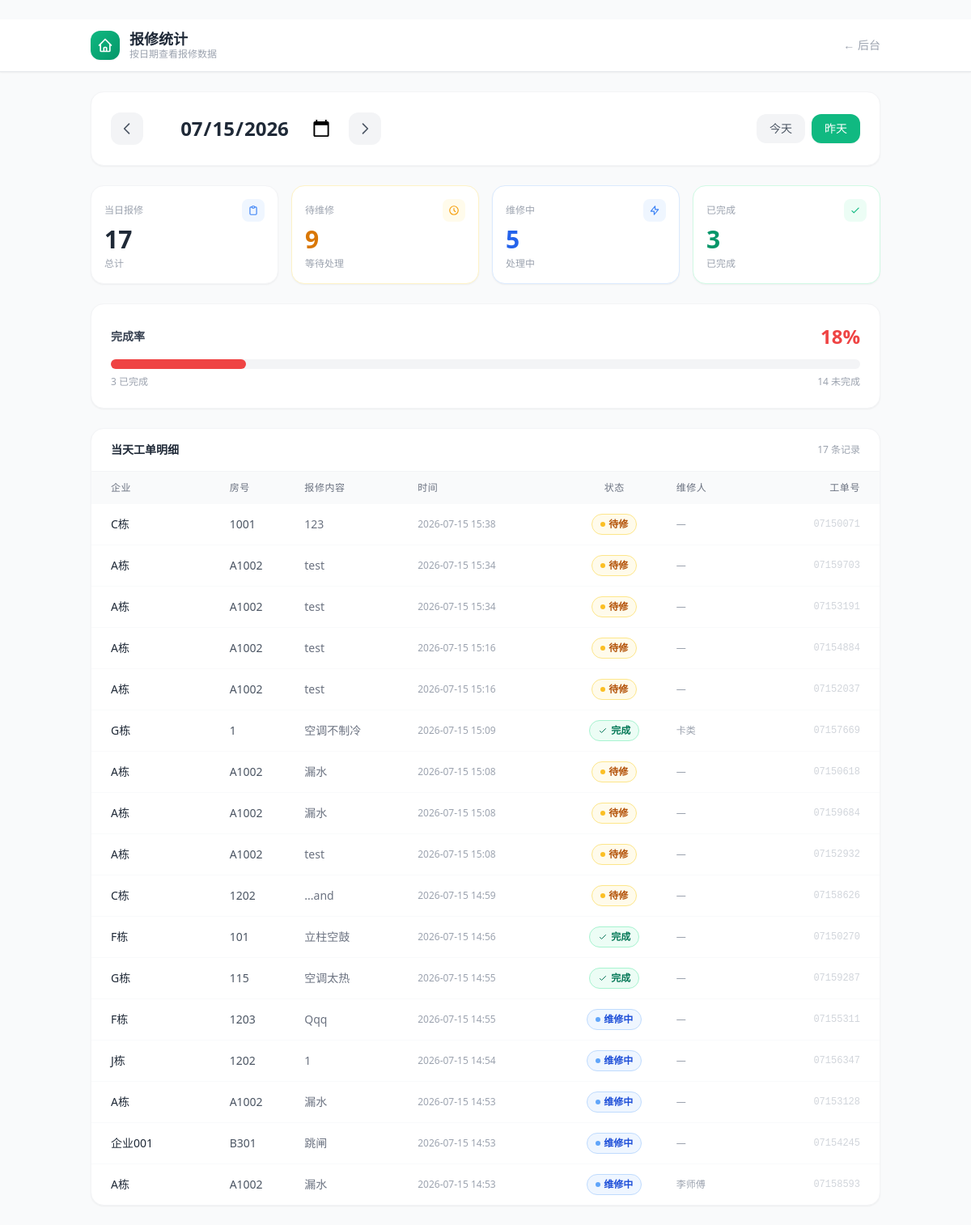
The page /stats/2026-07-15 on the database its author committed.
### tables this page shows
CREATE TABLE orders (
        id INTEGER PRIMARY KEY AUTOINCREMENT,
        work_order TEXT UNIQUE NOT NULL,
        company TEXT NOT NULL,
        company_code TEXT NOT NULL,
        building TEXT DEFAULT '',
        room TEXT NOT NULL,
        reporter_name TEXT DEFAULT '',
        reporter_phone TEXT DEFAULT '',
        repair_type TEXT DEFAULT '',
        description TEXT NOT NULL,
        status TEXT NOT NULL DEFAULT 'pending',
        assigned_to TEXT DEFAULT '',
        created_at TEXT NOT NULL,
        updated_at TEXT NOT NULL
    );

### app.py (the view)
@app.route("/admin/update", methods=["POST"])
@app.route("/stats")
@app.route("/stats/<date_str>")
def stats(date_str=None):
    from datetime import datetime, timedelta
    if date_str is None:
        date_str = datetime.now().strftime("%Y-%m-%d")
    else:
        try:
            datetime.strptime(date_str, "%Y-%m-%d")
        except:
            date_str = datetime.now().strftime("%Y-%m-%d")
    orders = database.get_orders_by_date(date_str)
    total = len(orders)
    pending = sum(1 for o in orders if o["status"] == "pending")
    in_progress = sum(1 for o in orders if o["status"] == "in_progress")
    completed = sum(1 for o in orders if o["status"] == "completed")
    rate = round(completed / total * 100) if total > 0 else 0
    current = datetime.strptime(date_str, "%Y-%m-%d")
    prev_date = (current - timedelta(days=1)).strftime("%Y-%m-%d")
    next_date = (current + timedelta(days=1)).strftime("%Y-%m-%d")
    today_str = datetime.now().strftime("%Y-%m-%d")
    return render_template(
        "stats.html",
        date_str=date_str,
        total=total,
        pending=pending,
        in_progress=in_progress,
        completed=completed,
        rate=rate,
        orders=orders,
        prev_date=prev_date,
        next_date=next_date,
        today_str=today_str,
    )

### database.py (called while the page is built)
def get_orders_by_date(date_str):
    conn = get_db()
    try:
        cursor = conn.cursor()
        cursor.execute(f"SELECT * FROM orders WHERE created_at LIKE {PLACEHOLDER} ORDER BY created_at DESC", (f"{date_str}%",))
        rows = _fetch_all(cursor)
        return rows
    finally:
        conn.close()

    def get_db():
        conn = sqlite3.connect(DATABASE_PATH, timeout=30)
        conn.row_factory = sqlite3.Row
        conn.execute("PRAGMA journal_mode=WAL")
        conn.execute("PRAGMA busy_timeout=30000")
        return conn

    def _fetch_all(cursor):
        return cursor.fetchall()

### templates/stats.html (shortened to what this page needs)
﻿<!DOCTYPE html>
<html lang="zh-CN">
<head>
    <script src="https://cdn.tailwindcss.com"></script>
</head>
<body class="bg-gray-50 font-sans antialiased">
    <header class="bg-white border-b border-gray-200 sticky top-0 z-50 shadow-sm">
        <div class="max-w-5xl mx-auto px-4 sm:px-6">
            <div class="flex items-center justify-between h-16">
                <div class="flex items-center gap-3">
                    <a href="/admin" class="w-9 h-9 bg-gradient-to-br from-emerald-500 to-emerald-600 rounded-xl flex items-center justify-center shadow-sm">
                        <svg class="w-5 h-5 text-white" fill="none" viewBox="0 0 24 24" stroke="currentColor"><path stroke-linecap="round" stroke-linejoin="round" stroke-width="2" d="M3 12l2-2m0 0l7-7 7 7M5 10v10a1 1 0 001 1h3m10-11l2 2m-2-2v10a1 1 0 01-1 1h-3m-6 0a1 1 0 001-1v-4a1 1 0 011-1h2a1 1 0 011 1v4a1 1 0 001 1m-6 0h6"/></svg>
                    </a>
                    <div>
                        <h1 class="text-gray-800 font-bold text-lg leading-tight">报修统计</h1>
                        <p class="text-gray-400 text-xs">按日期查看报修数据</p>
                    </div>
                </div>
                <a href="/admin" class="text-gray-400 hover:text-emerald-600 transition-colors text-sm">← 后台</a>
            </div>
        </div>
    </header>
    <div class="max-w-5xl mx-auto px-4 sm:px-6 py-6">
        <div class="bg-white rounded-2xl shadow-sm border border-gray-100 p-4 sm:p-6 mb-6">
            <div class="flex flex-col sm:flex-row items-center justify-between gap-4">
                <div class="flex items-center gap-3">
                    <a href="/stats/{{ prev_date }}" class="w-10 h-10 bg-gray-100 hover:bg-gray-200 rounded-xl flex items-center justify-center transition-colors">
                        <svg class="w-5 h-5 text-gray-600" fill="none" viewBox="0 0 24 24" stroke="currentColor"><path stroke-linecap="round" stroke-linejoin="round" stroke-width="2" d="M15 19l-7-7 7-7"/></svg>
                    </a>
                    <div class="text-center">
                        <input type="date" value="{{ date_str }}"
                               onchange="window.location.href='/stats/' + this.value"
                               class="text-xl sm:text-2xl font-bold text-gray-800 bg-transparent border-none outline-none cursor-pointer text-center
                                      [color-scheme:light] focus:ring-2 focus:ring-emerald-500 rounded-lg px-2 py-1"
                               style="border: none; -webkit-appearance: none;">
                    </div>
                    <a href="/stats/{{ next_date }}"
                       class="w-10 h-10 bg-gray-100 hover:bg-gray-200 rounded-xl flex items-center justify-center transition-colors
                              {% if next_date > today_str %}opacity-30 pointer-events-none{% endif %}">
                        <svg class="w-5 h-5 text-gray-600" fill="none" viewBox="0 0 24 24" stroke="currentColor"><path stroke-linecap="round" stroke-linejoin="round" stroke-width="2" d="M9 5l7 7-7 7"/></svg>
                    </a>
                </div>
                <div class="flex gap-2">
                    <a href="/stats/{{ today_str }}" class="px-4 py-2 rounded-xl text-sm font-medium transition-colors
                        {% if date_str == today_str %}bg-emerald-500 text-white shadow-sm{% else %}bg-gray-100 text-gray-600 hover:bg-gray-200{% endif %}">
                        今天
                    </a>
                    <a href="/stats/{{ prev_date }}" class="px-4 py-2 rounded-xl text-sm font-medium {% if date_str == today_str %}bg-gray-100 text-gray-600 hover:bg-gray-200{% else %}bg-emerald-500 text-white shadow-sm{% endif %}">
                        昨天
                    </a>
                </div>
            </div>
        </div>
        <div class="grid grid-cols-2 sm:grid-cols-4 gap-3 sm:gap-4 mb-6">
            <div class="bg-white rounded-2xl shadow-sm border border-gray-100 p-4">
                <div class="flex items-center justify-between mb-1">
                    <span class="text-gray-400 text-xs font-medium">当日报修</span>
                    <div class="w-7 h-7 bg-blue-50 rounded-lg flex items-center justify-center">
                        <svg class="w-3.5 h-3.5 text-blue-500" fill="none" viewBox="0 0 24 24" stroke="currentColor"><path stroke-linecap="round" stroke-linejoin="round" stroke-width="2" d="M9 5H7a2 2 0 00-2 2v12a2 2 0 002 2h10a2 2 0 002-2V7a2 2 0 00-2-2h-2M9 5a2 2 0 002 2h2a2 2 0 002-2M9 5a2 2 0 012-2h2a2 2 0 012 2"/></svg>
                    </div>
                </div>
                <p class="text-3xl font-bold text-gray-800">{{ total }}</p>
                <p class="text-xs text-gray-400 mt-1">总计</p>
            </div>
            <div class="bg-white rounded-2xl shadow-sm border border-amber-100 p-4">
                <div class="flex items-center justify-between mb-1">
                    <span class="text-gray-400 text-xs font-medium">待维修</span>
                    <div class="w-7 h-7 bg-amber-50 rounded-lg flex items-center justify-center">
                        <svg class="w-3.5 h-3.5 text-amber-500" fill="none" viewBox="0 0 24 24" stroke="currentColor"><path stroke-linecap="round" stroke-linejoin="round" stroke-width="2" d="M12 8v4l3 3m6-3a9 9 0 11-18 0 9 9 0 0118 0z"/></svg>
                    </div>
                </div>
                <p class="text-3xl font-bold text-amber-600">{{ pending }}</p>
                <p class="text-xs text-gray-400 mt-1">等待处理</p>
            </div>
            <div class="bg-white rounded-2xl shadow-sm border border-blue-100 p-4">
                <div class="flex items-center justify-between mb-1">
                    <span class="text-gray-400 text-xs font-medium">维修中</span>
                    <div class="w-7 h-7 bg-blue-50 rounded-lg flex items-center justify-center">
                        <svg class="w-3.5 h-3.5 text-blue-500" fill="none" viewBox="0 0 24 24" stroke="currentColor"><path stroke-linecap="round" stroke-linejoin="round" stroke-width="2" d="M13 10V3L4 14h7v7l9-11h-7z"/></svg>
                    </div>
                </div>
                <p class="text-3xl font-bold text-blue-600">{{ in_progress }}</p>
                <p class="text-xs text-gray-400 mt-1">处理中</p>
            </div>
            <div class="bg-white rounded-2xl shadow-sm border border-emerald-100 p-4">
                <div class="flex items-center justify-between mb-1">
                    <span class="text-gray-400 text-xs font-medium">已完成</span>
                    <div class="w-7 h-7 bg-emerald-50 rounded-lg flex items-center justify-center">
                        <svg class="w-3.5 h-3.5 text-emerald-500" fill="none" viewBox="0 0 24 24" stroke="currentColor"><path stroke-linecap="round" stroke-linejoin="round" stroke-width="2" d="M5 13l4 4L19 7"/></svg>
                    </div>
                </div>
                <p class="text-3xl font-bold text-emerald-600">{{ completed }}</p>
                <p class="text-xs text-gray-400 mt-1">已完成</p>
            </div>
        </div>
        <div class="bg-white rounded-2xl shadow-sm border border-gray-100 p-4 sm:p-6 mb-6">
            <div class="flex items-center justify-between mb-3">
                <span class="text-gray-700 font-semibold text-sm">完成率</span>
                <span class="text-2xl font-bold {% if rate >= 80 %}text-emerald-600{% elif rate >= 50 %}text-amber-600{% else %}text-red-500{% endif %}">
                    {{ rate }}%
                </span>
            </div>
            <div class="w-full bg-gray-100 rounded-full h-3">
                <div class="h-3 rounded-full transition-all duration-500
                    {% if rate >= 80 %}bg-emerald-500{% elif rate >= 50 %}bg-amber-500{% else %}bg-red-500{% endif %}"
                    style="width:{{ rate }}%"></div>
            </div>
            <div class="flex justify-between text-xs text-gray-400 mt-2">
                <span>{{ completed }} 已完成</span>
                <span>{{ total - completed }} 未完成</span>
            </div>
        </div>
        <div class="bg-white rounded-2xl shadow-sm border border-gray-100 overflow-hidden">
            <div class="px-4 sm:px-6 py-4 border-b border-gray-100 flex items-center justify-between">
                <h2 class="text-gray-800 font-bold text-sm">当天工单明细</h2>
                <span class="text-xs text-gray-400">{{ orders|length }} 条记录</span>
            </div>
            {% if orders %}
            <div class="overflow-x-auto">
                <table class="w-full text-sm">
                    <thead>
                        <tr class="bg-gray-50 text-gray-500 text-xs uppercase tracking-wider">
                            <th class="text-left px-4 sm:px-6 py-3 font-medium">企业</th>
                            <th class="text-left px-2 py-3 font-medium">房号</th>
                            <th class="text-left px-2 py-3 font-medium hidden sm:table-cell">报修内容</th>
                            <th class="text-left px-2 py-3 font-medium hidden md:table-cell">时间</th>
                            <th class="text-center px-2 py-3 font-medium">状态</th>
                            <th class="text-left px-2 py-3 font-medium hidden lg:table-cell">维修人</th>
                            <th class="text-right px-4 sm:px-6 py-3 font-medium">工单号</th>
                        </tr>
                    </thead>
                    <tbody class="divide-y divide-gray-50">
                        {% for o in orders %}
                        <tr class="hover:bg-gray-50 transition-colors">
                            <td class="px-4 sm:px-6 py-3 text-gray-800 font-medium truncate max-w-[100px]">{{ o.company }}</td>
                            <td class="px-2 py-3 text-gray-600">{{ o.room }}</td>
                            <td class="px-2 py-3 text-gray-500 truncate max-w-[150px] hidden sm:table-cell">{{ o.description }}</td>
                            <td class="px-2 py-3 text-gray-400 text-xs hidden md:table-cell">{{ o.created_at[:16] }}</td>
                            <td class="px-2 py-3 text-center">
                                {% if o.status == "pending" %}
                                <span class="inline-flex items-center gap-1 text-xs font-semibold px-2.5 py-1 bg-amber-50 text-amber-700 border border-amber-200 rounded-full">
                                    <span class="w-1.5 h-1.5 bg-amber-400 rounded-full"></span>待修
                                </span>
                                {% elif o.status == "in_progress" %}
                                <span class="inline-flex items-center gap-1 text-xs font-semibold px-2.5 py-1 bg-blue-50 text-blue-700 border border-blue-200 rounded-full">
                                    <span class="w-1.5 h-1.5 bg-blue-400 rounded-full animate-pulse"></span>维修中
                                </span>
                                {% elif o.status == "completed" %}
                                <span class="inline-flex items-center gap-1 text-xs font-semibold px-2.5 py-1 bg-emerald-50 text-emerald-700 border border-emerald-200 rounded-full">
                                    <svg class="w-3 h-3" fill="none" viewBox="0 0 24 24" stroke="currentColor"><path stroke-linecap="round" stroke-linejoin="round" stroke-width="2" d="M5 13l4 4L19 7"/></svg>完成
                                </span>
                                {% endif %}
                            </td>
                            <td class="px-2 py-3 text-gray-400 text-xs hidden lg:table-cell">{{ o.assigned_to or "—" }}</td>
                            <td class="px-4 sm:px-6 py-3 text-right">
                                <span class="text-xs text-gray-300 font-mono">{{ o.work_order[-8:] }}</span>
                            </td>
                        </tr>
                        {% endfor %}
                    </tbody>
                </table>
            </div>
            {% endif %}
        </div>
    </div>
</body>
</html>

### rows shown on the page
orders: company "C栋", room "1001", description "123", created_at "2026-07-15 15:38", status "pending" (drawn), assigned_to "—", work_order "07150071"
orders: company "A栋", room "A1002", description "test", created_at "2026-07-15 15:34", status "pending" (drawn), assigned_to "—", work_order "07159703"
orders: company "A栋", room "A1002", description "test", created_at "2026-07-15 15:34", status "pending" (drawn), assigned_to "—", work_order "07153191"
orders: company "A栋", room "A1002", description "test", created_at "2026-07-15 15:16", status "pending" (drawn), assigned_to "—", work_order "07154884"
orders: company "A栋", room "A1002", description "test", created_at "2026-07-15 15:16", status "pending" (drawn), assigned_to "—", work_order "07152037"
orders: company "G栋", room "1", description "空调不制冷", created_at "2026-07-15 15:09", status "completed" (drawn), assigned_to "卡类", work_order "07157669"
orders: company "A栋", room "A1002", description "漏水", created_at "2026-07-15 15:08", status "pending" (drawn), assigned_to "—", work_order "07150618"
orders: company "A栋", room "A1002", description "漏水", created_at "2026-07-15 15:08", status "pending" (drawn), assigned_to "—", work_order "07159684"
orders: company "A栋", room "A1002", description "test", created_at "2026-07-15 15:08", status "pending" (drawn), assigned_to "—", work_order "07152932"
orders: company "C栋", room "1202", description "...and", created_at "2026-07-15 14:59", status "pending" (drawn), assigned_to "—", work_order "07158626"
orders: company "F栋", room "101", description "立柱空鼓", created_at "2026-07-15 14:56", status "completed" (drawn), assigned_to "—", work_order "07150270"
orders: company "G栋", room "115", description "空调太热", created_at "2026-07-15 14:55", status "completed" (drawn), assigned_to "—", work_order "07159287"
orders: company "F栋", room "1203", description "Qqq", created_at "2026-07-15 14:55", status "in_progress" (drawn), assigned_to "—", work_order "07155311"
orders: company "J栋", room "1202", description "1", created_at "2026-07-15 14:54", status "in_progress" (drawn), assigned_to "—", work_order "07156347"
orders: company "A栋", room "A1002", description "漏水", created_at "2026-07-15 14:53", status "in_progress" (drawn), assigned_to "—", work_order "07153128"
orders: company "企业001", room "B301", description "跳闸", created_at "2026-07-15 14:53", status "in_progress" (drawn), assigned_to "—", work_order "07154245"
orders: company "A栋", room "A1002", description "漏水", created_at "2026-07-15 14:53", status "in_progress" (drawn), assigned_to "李师傅", work_order "07158593"

### other values the page prints
{{ total }} "17"
{{ pending }} "9"
{{ in_progress }} "5"
{{ completed }} "3"
{{ rate }} "18"
{{ total - completed }} "14"
{{ orders|length }} "17"
